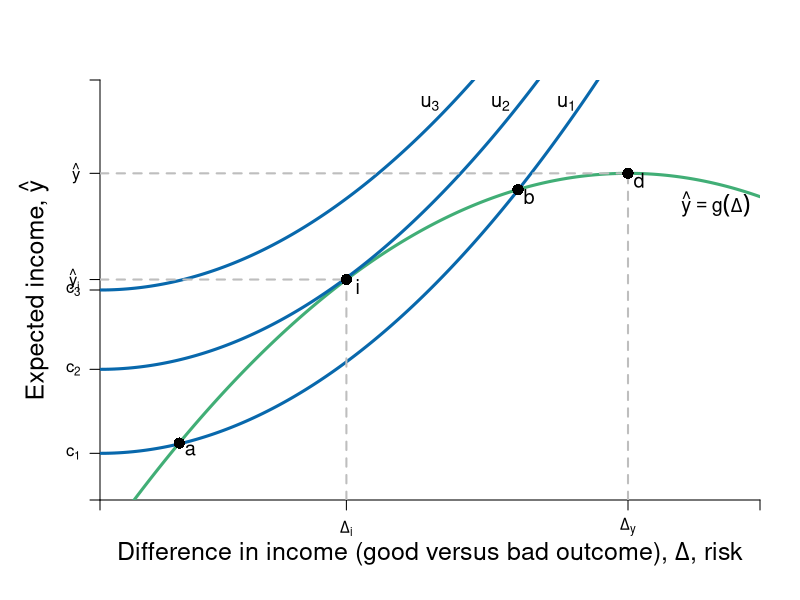

Source code (R):
require(ggplot2)
require(shape)
pdf(file = "risk/risk_return.pdf", width = 9, height = 7)

#Set parameters for graphics
axislabelsize <- 1.5
labelsize <- 1.2
graphlinewidth <- 3
segmentlinewidth <- 2
a <- c(2, 4, 6)


COL <- c("#7fc97f", "#beaed4", "#fdc086", "#ffff99", "#386cb0", "#f0027f", "#bf5b17", "#666666")
COLA <- c("#e0f3db", "#99d8c9","#66c2a4","#41ae76", "#238b45", "#005824")
COLB <- c("#c6dbef", "#4eb3d3", "#2b8cbe", "#0868ac","#084081")
COLC <- c("#fcfbfd", "#efedf5", "#dadaeb", "#bcbddc", "#9e9ac8", "#807dba", "#6a51a3", "#54278f", "#3f007d")

par(mar =  c(5, 5, 4, 2))
xlims <- c(0, 15)
ylims <- c(0, 18)

riskreturn <- function(g, int1 = 14, int2 = 4, coeff = 1/3){
  int1 - (int2 - (coeff)*g)^2
}

indiffA <- function(g, intercept = 3, slope = 0.125){
  intercept  + slope*g^2
}


#Plot command 
plot(0, 0, xlim = xlims, ylim = ylims, 
     type = "n",
     xlab = expression(paste("")),
     ylab = expression(paste("")), 
     axes = FALSE,
     # xlab = expression(paste("Bob's Payoff, ", u^B)),
     # ylab = expression(paste("Alfredo's Payoff, ", u^A)),
     #xaxt = "n", 
     #yaxt = "n", 
     cex.lab = axislabelsize, 
     bty = "n", 
     xaxs="i", 
     yaxs="i"
)


#Customize ticks and labels for the plot
# ticksy <- seq(ylims[1], ylims[2], 3)
# ylabels <- seq(ylims[1], ylims[2], 3)
# ticksx <- seq(xlims[1], xlims[2], 5)
# xlabels <- seq(xlims[1], xlims[2], 5)
ticksy <- c(0,  2, 5.6, 9, riskreturn(g = 5.6), riskreturn(g = 12) ,ylims[2])
ylabels <- c(NA, expression(paste(c[1])), expression(paste(c[2])), expression(paste(c[3])), expression(paste(hat(y)[i])), expression(paste(hat(y) )), NA)
ticksx <- c(0, 5.6, 12, xlims[2])
xlabels <- c(NA, expression(paste(Delta[i])), expression(paste(Delta[y])), NA)

axis(1, at = ticksx, pos = 0, labels = xlabels)
axis(2, at = ticksy, pos = 0, labels = ylabels, las = 1)
mtext(expression(paste("Difference in income (good versus bad outcome), ", Delta, ", risk")), side = 1, line = 2.5, cex = axislabelsize)
text(xlims[1] - 1.5, ylims[2] - 0.5*(ylims[2] - ylims[1]), expression(paste("Expected income, ", hat(y))), xpd = TRUE, cex = axislabelsize, srt = 90) 

npts <- 500 
xx1 <- seq(xlims[1], xlims[2], length.out = npts)
lines(xx1, riskreturn(xx1), col = COLA[4], lwd = graphlinewidth, lty = 1)
lines(xx1, indiffA(xx1, intercept = 2), col = COLB[4], lwd = graphlinewidth, lty = 1)
lines(xx1, indiffA(xx1, intercept = 5.6), col = COLB[4], lwd = graphlinewidth, lty = 1)
lines(xx1, indiffA(xx1, intercept = 9), col = COLB[4], lwd = graphlinewidth, lty = 1)


#Add points a, b, c and c
segments(5.6, 0, 5.6, riskreturn(g = 5.6), lty = 2, col = "gray", lwd = segmentlinewidth)
segments(0, riskreturn(g = 5.6), 5.6, riskreturn(g = 5.6), lty = 2, col = "gray", lwd = segmentlinewidth)
points(5.6, riskreturn(g = 5.6), pch = 16, col = "black", cex = 1.5)
text(5.6 + 0.25, riskreturn(g = 5.6) - 0.3, expression(i), cex = labelsize)


segments(12, 0, 12, riskreturn(g = 12) , lty = 2, col = "gray", lwd = segmentlinewidth)
segments(0, riskreturn(g = 12) , 12, riskreturn(g = 12) , lty = 2, col = "gray", lwd = segmentlinewidth)
points(12, riskreturn(g = 12) , pch = 16, col = "black", cex = 1.5)
text(12 + 0.25, riskreturn(g = 12) - 0.3, expression(d), cex = labelsize)


points(1.8, riskreturn(g = 1.8) , pch = 16, col = "black", cex = 1.5)
text(1.8 + 0.25, riskreturn(g = 1.8) - 0.3, expression(a), cex = labelsize)


points(9.5, riskreturn(g = 9.5) , pch = 16, col = "black", cex = 1.5)
text(9.5 + 0.25, riskreturn(g = 9.5) - 0.3, expression(b), cex = labelsize)


#Label risk return schedule
text(14, 12.7, expression(paste(hat(y) == g(Delta))), cex = labelsize)

#Label value functions
text(10.6, 17, expression(u[1]), cex = labelsize)
text(9.1, 17, expression(u[2]), cex = labelsize)
text(7.5, 17, expression(u[3]), cex = labelsize)


dev.off()
